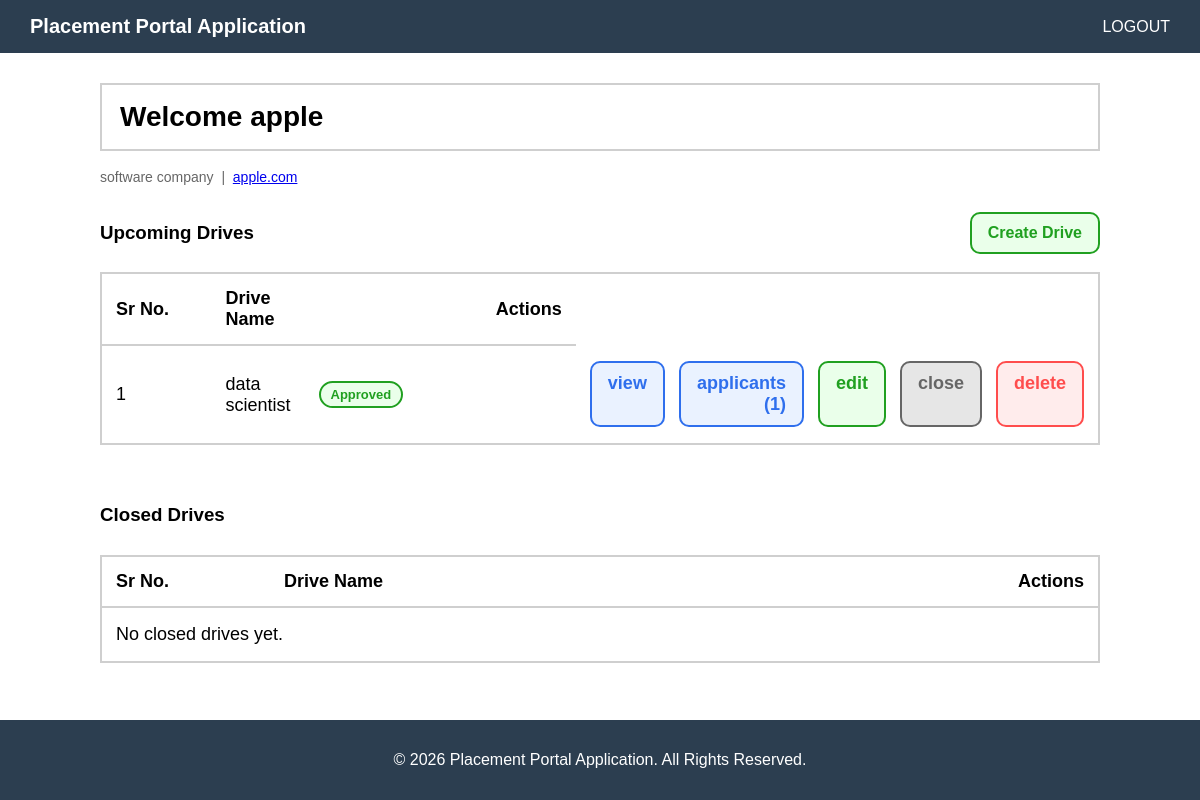
Screenshot of /company_dashboard (signed in) with the database file from the repository.
### app.py (models this page shows)
class Company(db.Model):
    __tablename__ = "company"
    id = db.Column(db.Integer, primary_key=True)
    company_name = db.Column(db.String(150), unique=True, nullable=False)
    company_description = db.Column(db.String(200), nullable=False)
    company_website = db.Column(db.String(200), nullable=False)
    status = db.Column(db.String(50), nullable=False, default="Pending")
    user_id = db.Column(
        db.Integer, db.ForeignKey("users.id", ondelete="CASCADE"),
        nullable=False, unique=True
    )
    user = db.relationship("User", back_populates="company_profile")
    drives = db.relationship(
        "Placement_Drive",
        back_populates="company",
        cascade="all, delete-orphan"
    )

class Placement_Drive(db.Model):
    __tablename__ = "placement_drive"
    id = db.Column(db.Integer, primary_key=True)
    date_posted = db.Column(db.DateTime, default=datetime.utcnow, nullable=False)
    status = db.Column(db.String(50), nullable=False, default="Pending")
    verified = db.Column(db.String(50), nullable = False, default="In Review")
    job_title = db.Column(db.String(50), nullable=False)
    job_description = db.Column(db.String(500), nullable=False)
    eligibility_criteria = db.Column(db.String(500), nullable=False)
    application_deadline = db.Column(db.DateTime, nullable=False)
    company_id = db.Column(
        db.Integer, db.ForeignKey("company.id", ondelete="CASCADE"),
        nullable=False, index=True
    )
    company = db.relationship("Company", back_populates="drives")
    applications = db.relationship(
        "Application",
        back_populates="drive",
        cascade="all, delete-orphan"
    )

### app.py (the view)
@app.route('/company_dashboard')
def company_dashboard():
    user_id = session.get('id')
    if not user_id:
        return redirect(url_for('login'))
    company = Company.query.filter_by(user_id = user_id).first()
    drives = Placement_Drive.query.filter_by(company_id = company.id, status = 'Pending').all()
    closed_drives = Placement_Drive.query.filter_by(company_id = company.id, status = 'Closed').all()
    return render_template("company_dashboard.html", company=company, drives=drives, closed_drives=closed_drives)

### templates/company_dashboard.html (shortened to what this page needs)
{% extends "base.html" %}
{% block content %}
<div class="page">
  <div class="header">
    <div class="welcome">Welcome {{ session.get('name', 'Organization') }}</div>
  </div>
  {% if company %}
  <div style="font-size: 14px; color: #666; margin-top: 6px;">
    {{ company.company_description }} &nbsp;|&nbsp;
    <a href="#" >{{ company.company_website }}</a>
  </div>
  {% endif %}
  <div class="section-top">
    <h3>Upcoming Drives</h3>
    <a class="btn btn-green" href="{{ url_for('create_drive') }}">Create Drive</a>
  </div>
  <div class="table-wrap">
    <table>
      <thead>
        <tr>
          <th style="width:140px;">Sr No.</th>
          <th>Drive Name</th>
          <th style="width:420px; text-align:right;">Actions</th>
        </tr>
      </thead>
      <tbody>
        {% if drives %}
          {% for dr in drives %}
            <tr>
              <td>{{ loop.index }}</td>
              <td>{{ dr.job_title }}</td>
              <td>
                {% if dr.verified == 'Approved' %}
                  <span class="badge badge-approved">Approved</span>
                {% elif dr.verified == 'Rejected' %}
                  <span class="badge badge-rejected">Rejected</span>
                {% else %}
                  <span class="badge badge-review">In Review</span>
                {% endif %}
              </td>
              <td style="text-align:right;">
                <div class="actions">
                  <a class="btn btn-blue" href="{{ url_for('compview_drive', drive_id=dr.id) }}">view</a>
                  <a class="btn btn-blue" href="{{ url_for('comp_view_applicants', drive_id=dr.id) }}">applicants ({{ dr.applications|length }})</a>
                  <a class="btn btn-green" href="{{ url_for('edit_drive', drive_id=dr.id) }}">edit</a>
                  <a class="btn btn-grey" href="{{ url_for('close_drive', drive_id=dr.id) }}">close</a>
                  <a class="btn btn-red" href="{{ url_for('delete_drive', drive_id=dr.id) }}">delete</a>
                </div>
              </td>
            </tr>
          {% endfor %}
        {% else %}
          <tr>
            <td colspan="4">No upcoming drives yet.</td>
          </tr>
        {% endif %}
      </tbody>
    </table>
  </div>
  <div class="spacer"></div>
  <div class="section-top">
    <h3>Closed Drives</h3>
  </div>
  <div class="table-wrap">
    <table>
      <thead>
        <tr>
          <th style="width:140px;">Sr No.</th>
          <th>Drive Name</th>
          <th style="width:300px; text-align:right;">Actions</th>
        </tr>
      </thead>
      <tbody>
        {% if closed_drives %}
          {% for dr in closed_drives %}
            <tr>
              <td>{{ loop.index }}</td>
              <td>{{ dr.job_title }}</td>
              <td style="text-align:right;">
                <div class="actions">
                  <a class="btn btn-green" href="{{ url_for('reopen_drive', drive_id=dr.id) }}">reopen</a>
                </div>
              </td>
            </tr>
          {% endfor %}
        {% else %}
          <tr>
            <td colspan="3">No closed drives yet.</td>
          </tr>
        {% endif %}
      </tbody>
    </table>
  </div>
</div>
{% endblock %}

### templates/base.html (style rules this page uses)
body { margin: 0; font-family: Arial, sans-serif; }

### templates/company_dashboard.html (style rules this page uses)
.page { max-width: 1000px; margin: 30px auto; padding: 0 16px; }
.header { border: 2px solid #cfcfcf; background: #fff; padding: 16px 18px; margin-bottom: 18px; }
.header .welcome { font-size: 28px; font-weight: 700; }
.section-top { display: flex; align-items: center; justify-content: space-between; margin: 18px 0 10px; }
.btn { padding: 10px 16px; border-radius: 10px; border: 2px solid transparent; background: #eee; font-weight: 700; text-decoration: none; display: inline-block; }
.btn-blue { background: #eaf2ff; border-color: #2f6fed; color: #2f6fed; }
.btn-green { background: #eaffea; border-color: #20a020; color: #20a020; }
.btn-red { background: #ffecec; border-color: #ff4d4d; color: #ff4d4d; }
.btn-grey { background: #e6e6e6; border-color: #666; color: #666; }
.badge { display: inline-block; padding: 4px 10px; border-radius: 20px; font-size: 13px; font-weight: 600; border: 2px solid transparent; }
.badge-approved { background: #eaffea; border-color: #20a020; color: #20a020; }
.table-wrap { border: 2px solid #cfcfcf; background: #fff; overflow: hidden; }
table { width: 100%; border-collapse: collapse; }
thead th { text-align: left; padding: 14px; border-bottom: 2px solid #cfcfcf; font-size: 18px; font-weight: 700; }
tbody td { padding: 16px 14px; border-bottom: 1px solid #e9e9e9; font-size: 18px; vertical-align: middle; }
tbody tr:last-child td { border-bottom: none; }
.actions { display: flex; gap: 14px; justify-content: flex-end; flex-wrap: nowrap; }
.spacer { height: 22px; }

### rows the page displays
Company: get "apple", company_description "software company", company_website "apple.com"
Placement_Drive: job_title "data scientist", verified "Approved", applications|length "1"
